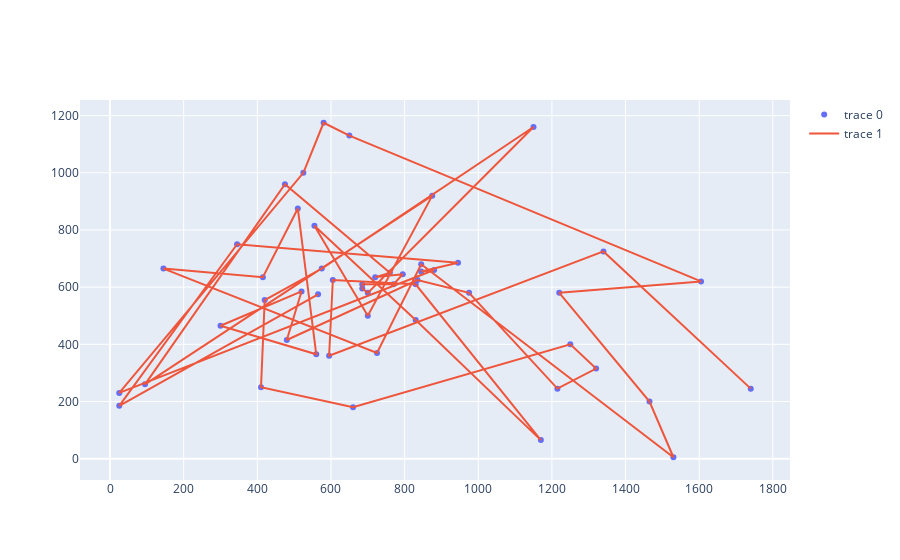

Notebook cell for this chart:
### Code cell
fig = go.Figure(layout={'width':800})
fig.add_trace(go.Scatter(x=data[:,0], y=data[:,1], mode='markers'))
fig.add_trace(go.Scatter(x=data[:,0], y=data[:,1], mode='lines'))
fig.show()

### Figure 1 — Plotly figure (JSON) as saved in the notebook; plotly's stock layout.template omitted (floating-point values rounded to 4 significant figures)
{"data": [{"mode": "markers", "type": "scatter", "x": [565, 25, 345, 945, 845, 880, 25, 525, 580, 650, 1605, 1220, 1465, 1530, 845, 725, 145, 415, 510, 560, 300, 520, 480, 835, 975, 1215, 1320, 1250, 660, 410, 420, 575, 1150, 700, 685, 685, 770, 795, 720, 760, 475, 95, 875, 700, 555, 830, 1170, 830, 605, 595, 1340, 1740], "y": [575, 185, 750, 685, 655, 660, 230, 1000, 1175, 1130, 620, 580, 200, 5, 680, 370, 665, 635, 875, 365, 465, 585, 415, 625, 580, 245, 315, 400, 180, 250, 555, 665, 1160, 580, 595, 610, 610, 645, 635, 650, 960, 260, 920, 500, 815, 485, 65, 610, 625, 360, 725, 245]}, {"mode": "lines", "type": "scatter", "x": [565, 25, 345, 945, 845, 880, 25, 525, 580, 650, 1605, 1220, 1465, 1530, 845, 725, 145, 415, 510, 560, 300, 520, 480, 835, 975, 1215, 1320, 1250, 660, 410, 420, 575, 1150, 700, 685, 685, 770, 795, 720, 760, 475, 95, 875, 700, 555, 830, 1170, 830, 605, 595, 1340, 1740], "y": [575, 185, 750, 685, 655, 660, 230, 1000, 1175, 1130, 620, 580, 200, 5, 680, 370, 665, 635, 875, 365, 465, 585, 415, 625, 580, 245, 315, 400, 180, 250, 555, 665, 1160, 580, 595, 610, 610, 645, 635, 650, 960, 260, 920, 500, 815, 485, 65, 610, 625, 360, 725, 245]}], "layout": {"autosize": true, "xaxis": {"autorange": true, "range": [-80.67, 1846.0], "type": "linear"}, "yaxis": {"autorange": true, "range": [-80.7, 1261.0], "type": "linear"}}}
